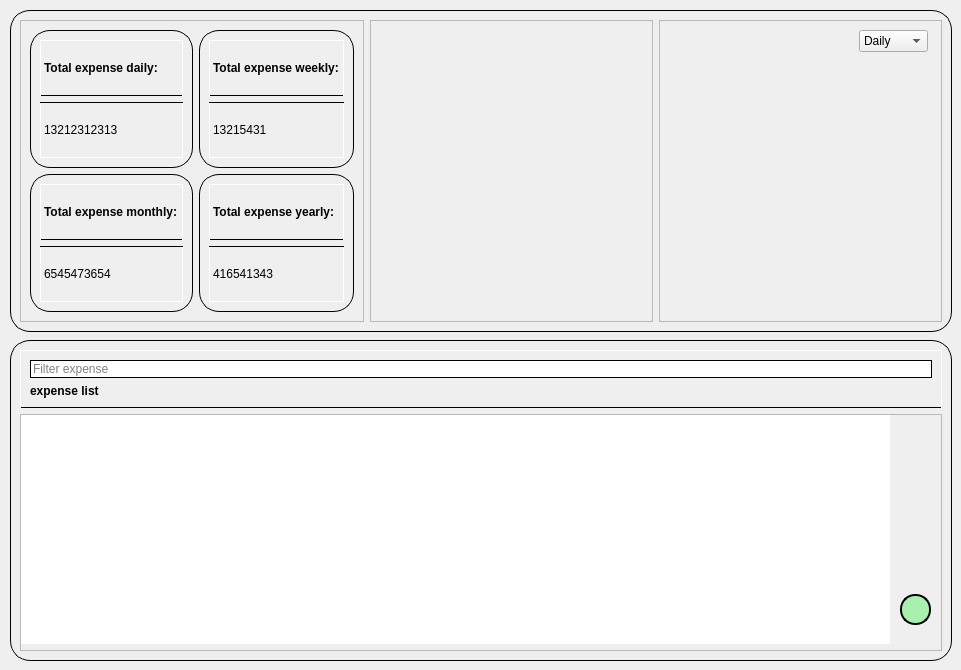
         <widget class="QWidget" name="page_4">
          <property name="styleSheet">
           <string notr="true">#expenseList_frame,#expense_report_graph,#expense_daily_frame,#expense_weekly_frame,#expense_monthly_frame,#expense_yearly_frame {
border :1px solid black;
border-radius:20px
}

#expense_daily,#expense_weekly,#expense_monthly,#expense_yearly,#frame_19 {
border-width:1px;
border-style: solid; 
border-color: white white black white;
}

#expense_daily_value ,#expense_monthly_value ,#expense_yearly_value {
border-width: 1px;
 border-style: solid;
border-color: black white white white;
}

#expense_weekly_value {
border-width: 1px;
border-style: solid;
border-color: black white white white;
}

#add_expense_button{
border :2px solid black;
border-radius:15px;
background-color:#A7F0AE;
}
</string>
          </property>
          <widget class="QFrame" name="expenseList_frame">
           <property name="geometry">
            <rect>
             <x>10</x>
             <y>340</y>
             <width>942</width>
             <height>321</height>
            </rect>
           </property>
           <property name="styleSheet">
            <string notr="true"/>
           </property>
           <property name="frameShape">
            <enum>QFrame::StyledPanel</enum>
           </property>
           <property name="frameShadow">
            <enum>QFrame::Raised</enum>
           </property>
           <layout class="QVBoxLayout" name="verticalLayout_25">
            <item alignment="Qt::AlignTop">
             <widget class="QFrame" name="frame_19">
              <property name="frameShape">
               <enum>QFrame::StyledPanel</enum>
              </property>
              <property name="frameShadow">
               <enum>QFrame::Raised</enum>
              </property>
              <layout class="QVBoxLayout" name="verticalLayout_26">
               <item>
                <widget class="QLineEdit" name="expense_lineEdit">
                 <property name="styleSheet">
                  <string notr="true">border: 1px solid black;</string>
                 </property>
                 <property name="placeholderText">
                  <string>Filter expense</string>
                 </property>
                </widget>
               </item>
               <item>
                <widget class="QLabel" name="expense_list_header">
                 <property name="font">
                  <font>
                   <bold>true</bold>
                  </font>
                 </property>
                 <property name="text">
                  <string>expense list</string>
                 </property>
                </widget>
               </item>
              </layout>
             </widget>
            </item>
            <item>
             <widget class="QFrame" name="frame_20">
              <property name="sizePolicy">
               <sizepolicy hsizetype="Preferred" vsizetype="Preferred">
                <horstretch>0</horstretch>
                <verstretch>1</verstretch>
               </sizepolicy>
              </property>
              <property name="maximumSize">
               <size>
                <width>16777215</width>
                <height>16777215</height>
               </size>
              </property>
              <property name="frameShape">
               <enum>QFrame::StyledPanel</enum>
              </property>
              <property name="frameShadow">
               <enum>QFrame::Raised</enum>
              </property>
              <widget class="QPushButton" name="add_expense_button">
               <property name="geometry">
                <rect>
                 <x>880</x>
                 <y>180</y>
                 <width>31</width>
                 <height>31</height>
                </rect>
               </property>
               <property name="styleSheet">
                <string notr="true"/>
               </property>
               <property name="text">
                <string/>
               </property>
               <property name="icon">
                <iconset resource="resource.qrc">
                 <normaloff>:/black/icon/White/plus.svg</normaloff>:/black/icon/White/plus.svg</iconset>
               </property>
              </widget>
              <widget class="QScrollArea" name="scrollArea_3">
               <property name="geometry">
                <rect>
                 <x>0</x>
                 <y>0</y>
                 <width>871</width>
                 <height>231</height>
                </rect>
               </property>
               <property name="styleSheet">
                <string notr="true">background-color:transparent;</string>
               </property>
               <property name="widgetResizable">
                <bool>true</bool>
               </property>
               <widget class="QWidget" name="scrollAreaWidgetContents_3">
                <property name="geometry">
                 <rect>
                  <x>0</x>
                  <y>0</y>
                  <width>871</width>
                  <height>231</height>
                 </rect>
                </property>
                <property name="styleSheet">
                 <string notr="true">background-color:#FFFFFF;</string>
                </property>
                <layout class="QVBoxLayout" name="verticalLayout_38">
                 <item>
                  <widget class="QWidget" name="expense_list" native="true"/>
                 </item>
                </layout>
               </widget>
              </widget>
             </widget>
            </item>
           </layout>
          </widget>
          <widget class="QFrame" name="expense_report_graph">
           <property name="geometry">
            <rect>
             <x>10</x>
             <y>10</y>
             <width>942</width>
             <height>322</height>
            </rect>
           </property>
           <property name="styleSheet">
            <string notr="true"/>
           </property>
           <property name="frameShape">
            <enum>QFrame::StyledPanel</enum>
           </property>
           <property name="frameShadow">
            <enum>QFrame::Raised</enum>
           </property>
           <layout class="QHBoxLayout" name="horizontalLayout_8">
            <item>
             <widget class="QFrame" name="totalExpense_frame">
              <property name="styleSheet">
               <string notr="true"/>
              </property>
              <property name="frameShape">
               <enum>QFrame::StyledPanel</enum>
              </property>
              <property name="frameShadow">
               <enum>QFrame::Raised</enum>
              </property>
              <layout class="QGridLayout" name="gridLayout_7">
               <item row="1" column="1">
                <widget class="QFrame" name="expense_yearly_frame">
                 <property name="frameShape">
                  <enum>QFrame::StyledPanel</enum>
                 </property>
                 <property name="frameShadow">
                  <enum>QFrame::Raised</enum>
                 </property>
                 <layout class="QVBoxLayout" name="verticalLayout_27">
                  <item>
                   <widget class="QLabel" name="expense_yearly">
                    <property name="font">
                     <font>
                      <bold>true</bold>
                     </font>
                    </property>
                    <property name="text">
                     <string>Total expense yearly:</string>
                    </property>
                   </widget>
                  </item>
                  <item>
                   <widget class="QLabel" name="expense_yearly_value">
                    <property name="text">
                     <string>416541343</string>
                    </property>
                   </widget>
                  </item>
                 </layout>
                </widget>
               </item>
               <item row="1" column="0">
                <widget class="QFrame" name="expense_monthly_frame">
                 <property name="styleSheet">
                  <string notr="true"/>
                 </property>
                 <property name="frameShape">
                  <enum>QFrame::StyledPanel</enum>
                 </property>
                 <property name="frameShadow">
                  <enum>QFrame::Raised</enum>
                 </property>
                 <layout class="QVBoxLayout" name="verticalLayout_28">
                  <item>
                   <widget class="QLabel" name="expense_monthly">
                    <property name="font">
                     <font>
                      <bold>true</bold>
                     </font>
                    </property>
                    <property name="text">
                     <string>Total expense monthly:</string>
                    </property>
                   </widget>
                  </item>
                  <item>
                   <widget class="QLabel" name="expense_monthly_value">
                    <property name="text">
                     <string>6545473654</string>
                    </property>
                   </widget>
                  </item>
                 </layout>
                </widget>
               </item>
               <item row="0" column="0">
                <widget class="QFrame" name="expense_daily_frame">
                 <property name="frameShape">
                  <enum>QFrame::StyledPanel</enum>
                 </property>
                 <property name="frameShadow">
                  <enum>QFrame::Raised</enum>
                 </property>
                 <layout class="QVBoxLayout" name="verticalLayout_29">
                  <item>
                   <widget class="QLabel" name="expense_daily">
                    <property name="font">
                     <font>
                      <bold>true</bold>
                     </font>
                    </property>
                    <property name="text">
                     <string>Total expense daily:</string>
                    </property>
                   </widget>
                  </item>
                  <item>
                   <widget class="QLabel" name="expense_daily_value">
                    <property name="text">
                     <string>13212312313</string>
                    </property>
                   </widget>
                  </item>
                 </layout>
                </widget>
               </item>
               <item row="0" column="1">
                <widget class="QFrame" name="expense_weekly_frame">
                 <property name="frameShape">
                  <enum>QFrame::StyledPanel</enum>
                 </property>
                 <property name="frameShadow">
                  <enum>QFrame::Raised</enum>
                 </property>
                 <layout class="QVBoxLayout" name="verticalLayout_30">
                  <item>
                   <widget class="QLabel" name="expense_weekly">
                    <property name="font">
                     <font>
                      <bold>true</bold>
                     </font>
                    </property>
                    <property name="text">
                     <string>Total expense weekly:</string>
                    </property>
                   </widget>
                  </item>
                  <item>
                   <widget class="QLabel" name="expense_weekly_value">
                    <property name="text">
                     <string>13215431</string>
                    </property>
                   </widget>
                  </item>
                 </layout>
                </widget>
               </item>
              </layout>
             </widget>
            </item>
            <item>
             <widget class="QFrame" name="frame_10">
              <property name="frameShape">
               <enum>QFrame::StyledPanel</enum>
              </property>
              <property name="frameShadow">
               <enum>QFrame::Raised</enum>
              </property>
              <widget class="QWidget" name="expense_line" native="true">
               <property name="geometry">
                <rect>
                 <x>10</x>
                 <y>40</y>
                 <width>271</width>
                 <height>251</height>
                </rect>
               </property>
              </widget>
             </widget>
            </item>
            <item>
             <widget class="QFrame" name="frame_11">
              <property name="frameShape">
               <enum>QFrame::StyledPanel</enum>
              </property>
              <property name="frameShadow">
               <enum>QFrame::Raised</enum>
              </property>
              <widget class="QWidget" name="expense_pie" native="true">
               <property name="geometry">
                <rect>
                 <x>6</x>
                 <y>39</y>
                 <width>271</width>
                 <height>251</height>
                </rect>
               </property>
              </widget>
              <widget class="QComboBox" name="expense_dropdown">
               <property name="geometry">
                <rect>
                 <x>200</x>
                 <y>10</y>
                 <width>69</width>
                 <height>22</height>
                </rect>
               </property>
               <item>
                <property name="text">
                 <string>Daily</string>
                </property>
               </item>
               <item>
                <property name="text">
                 <string>Weekly</string>
                </property>
               </item>
               <item>
                <property name="text">
                 <string>Monthly</string>
                </property>
               </item>
               <item>
                <property name="text">
                 <string>Yearly</string>
                </property>
               </item>
              </widget>
             </widget>
            </item>
           </layout>
          </widget>
         </widget>
